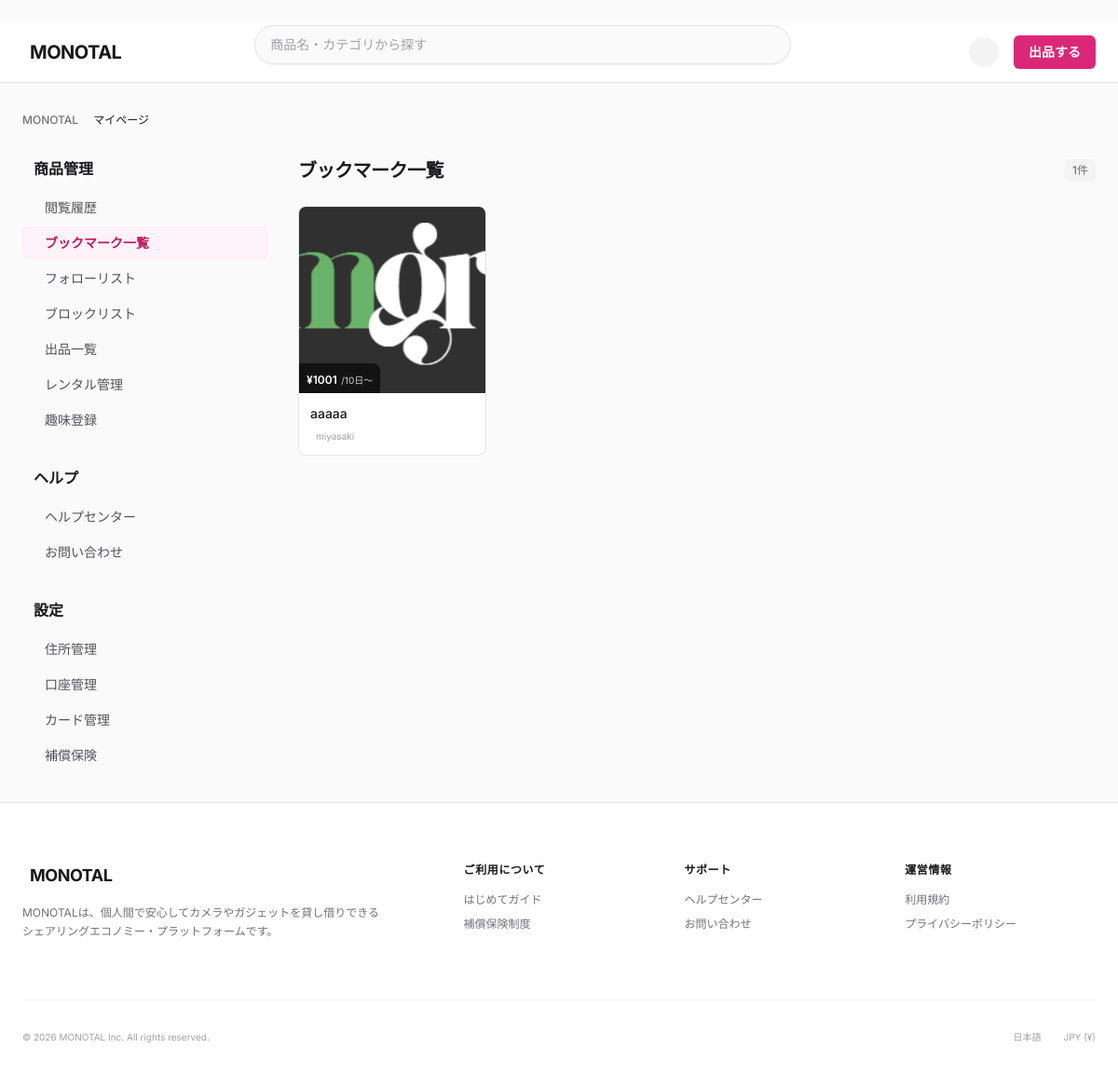
Screenshot of /monotal/mypage/bookmark-list/ (signed in) with the database file from the repository.
### monotal/models.py (models this page shows, shortened)
class Product(models.Model):
    product_id = models.AutoField(primary_key=True)
    product_name = models.CharField(max_length=200)
    product_description = models.CharField(max_length=2000, null=True, blank=True)
    shipping_days = models.ForeignKey(
        ShippingDays,
        on_delete=models.PROTECT,
        db_column='shipping_days_id',
        null=True,
        blank=True
    )
    shipping_burden = models.ForeignKey(
        ShippingBurden,
        on_delete=models.PROTECT,
        db_column='shipping_burden_id',
        null=True,
        blank=True
    )
    product_condition = models.ForeignKey(
        ProductCondition,
        on_delete=models.PROTECT,
        db_column='product_condition_id'
    )
    product_status = models.ForeignKey(
        ProductStatus,
        on_delete=models.PROTECT,
        db_column='product_status_id'
    )
    product_category = models.ForeignKey(
        ProductCategory,
        on_delete=models.PROTECT,
        db_column='product_category_id'
    )
    rental_days = models.IntegerField()
    rental_fee = models.DecimalField(max_digits=10, decimal_places=2)
    contract_datetime = models.DateTimeField(null=True, blank=True)
    listing_stop_datetime = models.DateTimeField(null=True, blank=True)
    user = models.ForeignKey(
        User,
        on_delete=models.CASCADE,
        related_name='products',
        db_column='user_id'
    )
    shipping_address = models.ForeignKey(
        UserAddress,
        on_delete=models.SET_NULL,
        null=True,
        blank=True,
        related_name='products_as_shipping',
        db_column='shipping_address_id'
    )
    shipping_prefecture = models.ForeignKey(
        Prefecture,
        on_delete=models.SET_NULL,
        null=True,
        blank=True,
        related_name='products_as_shipping',
        db_column='shipping_prefecture_id'
    )
    register_datetime = models.DateTimeField(auto_now_add=True)
    update_datetime = models.DateTimeField(auto_now=True)
    delete_datetime = models.DateTimeField(null=True, blank=True)
    class Meta:
        db_table = 'T_Product'
        verbose_name = '商品'
        verbose_name_plural = '商品'
    @property
    def min_rental_plan(self):
        return self.rental_plans.order_by('rental_days').first()

class ProductImage(models.Model):
    product_image_id = models.AutoField(primary_key=True)
    product = models.ForeignKey(
        Product,
        on_delete=models.CASCADE,
        related_name='images',
        db_column='product_id'
    )
    image = models.ImageField(upload_to='product_images/')
    display_order = models.IntegerField(default=0)  # 表示順序（0が最初）
    register_datetime = models.DateTimeField(auto_now_add=True)
    class Meta:
        db_table = 'T_ProductImage'
        verbose_name = '商品画像'
        verbose_name_plural = '商品画像'
        ordering = ['display_order', 'product_image_id']

class ProductRentalPlan(models.Model):
    product_rental_plan_id = models.AutoField(primary_key=True)
    product = models.ForeignKey(
        Product,
        on_delete=models.CASCADE,
        related_name='rental_plans',
        db_column='product_id'
    )
    rental_days = models.IntegerField()  # レンタル日数
    rental_fee = models.DecimalField(max_digits=10, decimal_places=0)  # レンタル金額
    register_datetime = models.DateTimeField(auto_now_add=True)
    class Meta:
        db_table = 'T_ProductRentalPlan'
        verbose_name = '商品レンタルプラン'
        verbose_name_plural = '商品レンタルプラン'
        ordering = ['rental_days']

class User(AbstractBaseUser, PermissionsMixin):
    user_id = models.AutoField(primary_key=True)
    user_name = models.CharField(max_length=100)
    display_name = models.CharField(max_length=100)
    email = models.EmailField(max_length=255)
    phone_number = models.CharField(max_length=20, default='')
    password_hash = models.CharField(max_length=255)
    login_attempt_count = models.IntegerField(default=0)
    last_login_datetime = models.DateTimeField(null=True, blank=True)
    user_status = models.ForeignKey(
        UserStatus,
        on_delete=models.PROTECT,
        db_column='user_status_id'
    )
    register_datetime = models.DateTimeField(auto_now_add=True)
    update_datetime = models.DateTimeField(auto_now=True)
    delete_datetime = models.DateTimeField(null=True, blank=True)
    user_image = models.ImageField(upload_to='user_images/', null=True, blank=True)
    bio = models.CharField(max_length=160, blank=True, default='')  # 自己紹介文（Twitter仕様: 160文字）
    is_staff = models.BooleanField(default=False)
    is_active = models.BooleanField(default=True)
    objects = UserManager()
    USERNAME_FIELD = 'email'
    REQUIRED_FIELDS = ['user_name', 'display_name']
    class Meta:
        db_table = 'T_User'
        verbose_name = 'ユーザー'
        verbose_name_plural = 'ユーザー'

### monotal/views.py (the view)
class MyPageBookmarkListView(LoginRequiredMixin, View):
    login_url = '/monotal/login/'
    def get(self, request, *args, **kwargs):
        bookmarked_products = Product.objects.filter(
            bookmark__user=request.user,
            delete_datetime__isnull=True
        ).select_related(
            'product_status',
            'product_category',
            'user'
        ).prefetch_related(
            'images'
        ).order_by('-bookmark__register_datetime')
        bookmark_count = bookmarked_products.count()
        paginator = Paginator(bookmarked_products, 20)
        page_obj = paginator.get_page(request.GET.get('page', 1))
        user_hobbies = UserHobby.objects.filter(
            user=request.user
        ).select_related('product_category').order_by('product_category_id')
        context = {
            'bookmarked_products': page_obj,
            'bookmark_count': bookmark_count,
            'page_obj': page_obj,
            'current_page': 'bookmark_list',
            'user_hobbies': user_hobbies,
        }
        return render(request, 'mypage/bookmark_list.html', context)

### monotal/context_processors.py (called while the page is built)
def rental_context(request):
    context = {
        'pending_rental_count': 0,
    }
    if request.user.is_authenticated:
        qs = RentalRequest.objects.filter(
            Q(requested_user=request.user) | Q(requester_user=request.user),
        ).exclude(
            rental_request_status_id__in=[3, 4, 5]  # 拒否・キャンセル・完了を除外
        )
        context['pending_rental_count'] = qs.count()
        import sys
        print(f"[rental_context] user={request.user.user_name} count={qs.count()} query={qs.query}", file=sys.stderr)
    return context

def notification_context(request):
    context = {
        'unread_notification_count': 0,
    }
    if request.user.is_authenticated:
        read_notification_ids = NotificationRead.objects.filter(
            user=request.user,
            notification_read_status_id=2  # 既読
        ).values_list('notification_id', flat=True)
        target_notification_ids = NotificationTargetUser.objects.filter(
            user=request.user
        ).values_list('notification_id', flat=True)
        context['unread_notification_count'] = target_notification_ids.exclude(
            notification_id__in=read_notification_ids
        ).count()
    return context

### templates/mypage/bookmark_list.html (shortened to what this page needs)
﻿{% extends 'base.html' %}
{% load static %}
{% block extra_css %}
<link rel="stylesheet" href="{% static 'css/mypage.css' %}">
{% endblock %}
{% block content %}
<main class="mx-auto max-w-[1200px] w-full px-4 lg:px-6 py-8">
    <nav class="mb-8 flex text-xs font-medium text-zinc-500 overflow-x-auto whitespace-nowrap">
        <ol class="flex items-center space-x-2">
            <li><a href="{% url 'index' %}" class="hover:underline hover:text-pink-600">MONOTAL</a></li>
            <li class="text-zinc-900">マイページ</li>
        </ol>
    </nav>
    <div class="lg:grid lg:grid-cols-12 lg:gap-8 items-start">
        {% include 'mypage/_sidebar.html' %}
        <div class="lg:col-span-9">
            <div class="mb-6 flex items-center justify-between">
                <h1 class="text-xl font-bold tracking-tight text-zinc-900">ブックマーク一覧</h1>
                <span class="text-xs font-medium text-zinc-500 bg-zinc-100 px-2 py-1 rounded">{{ bookmark_count }}件</span>
            </div>
            <div class="grid grid-cols-2 md:grid-cols-3 lg:grid-cols-4 gap-3 md:gap-4">
                {% for product in bookmarked_products %}
                <a href="{% url 'product_detail' product_id=product.product_id %}" class="group relative block bg-white rounded-lg overflow-hidden border border-zinc-200 hover:border-zinc-300 hover:shadow-md transition-all {% if product.product_status.product_status_id == 2 %}opacity-90{% endif %}">
                    <div class="aspect-square w-full bg-zinc-100 relative overflow-hidden">
                        {% if product.images.all %}
                        <img src="{{ product.images.all.0.image.url }}" class="h-full w-full object-cover transition-transform duration-500 group-hover:scale-105" alt="{{ product.product_name }}">
                        {% else %}
                        <div class="h-full w-full flex items-center justify-center text-zinc-400">
                            <span class="iconify" data-icon="lucide:image" data-width="48" data-height="48"></span>
                        </div>
                        {% endif %}
                        {% if product.min_rental_plan %}
                        <div class="absolute bottom-0 left-0 bg-black/60 backdrop-blur-sm px-2 py-1 text-white rounded-tr-lg">
                            <span class="text-xs font-semibold">¥{{ product.min_rental_plan.rental_fee|floatformat:0 }}</span>
                            <span class="text-[10px] font-normal opacity-80">/{{ product.min_rental_plan.rental_days }}日〜</span>
                        </div>
                        {% endif %}
                    </div>
                    <div class="p-3">
                        <h3 class="text-sm font-medium text-zinc-900 line-clamp-2 leading-snug group-hover:text-pink-600 transition-colors">{{ product.product_name }}</h3>
                        <div class="mt-2 flex items-center gap-1.5 text-[10px] text-zinc-400">
                            {{ product.user.display_name }}
                        </div>
                    </div>
                </a>
                {% endfor %}
            </div>
        </div>
    </div>
</main>
{% endblock %}

### templates/base.html (style rules this page uses)
body { font-family: 'Inter', sans-serif; }

### rows the page displays
Product: images.all.0.image (picture), min_rental_plan.rental_fee "1001", min_rental_plan.rental_days "10", product_name "aaaaa", user.display_name "miyasaki"

### other values shown
{{ bookmark_count }} "1"
